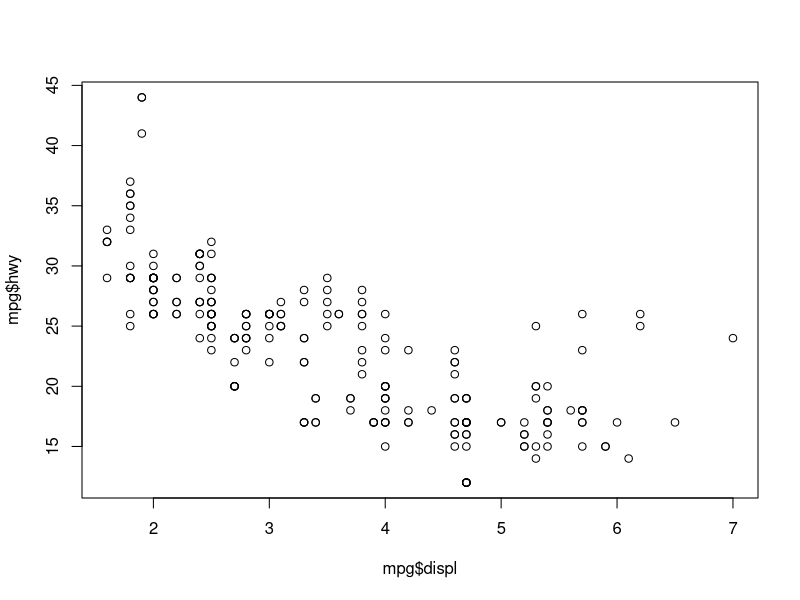
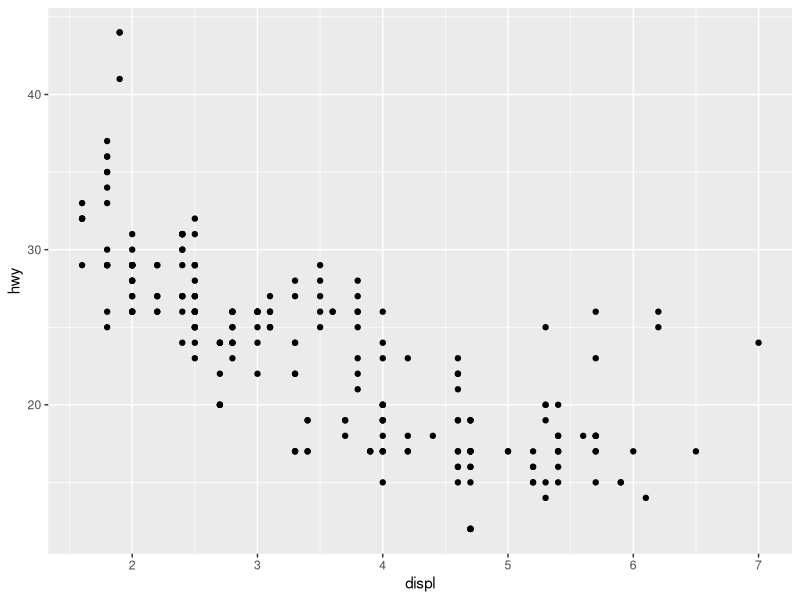
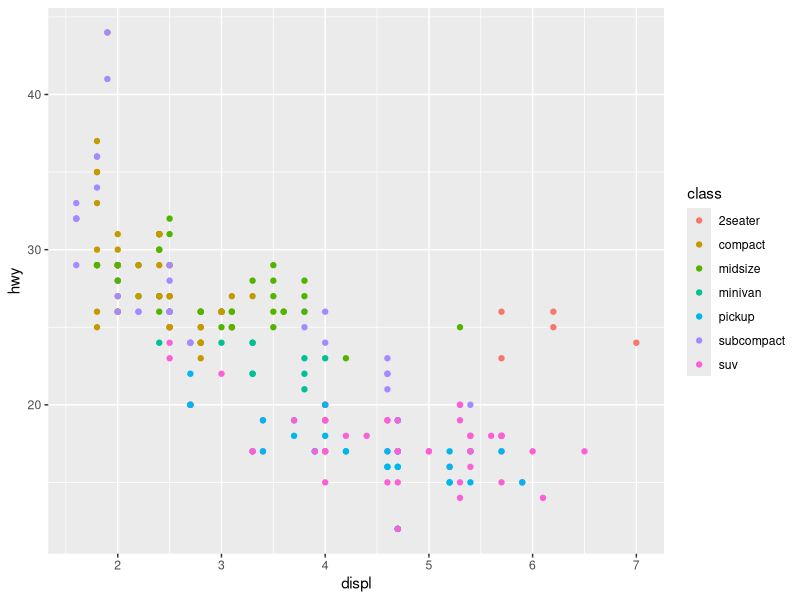
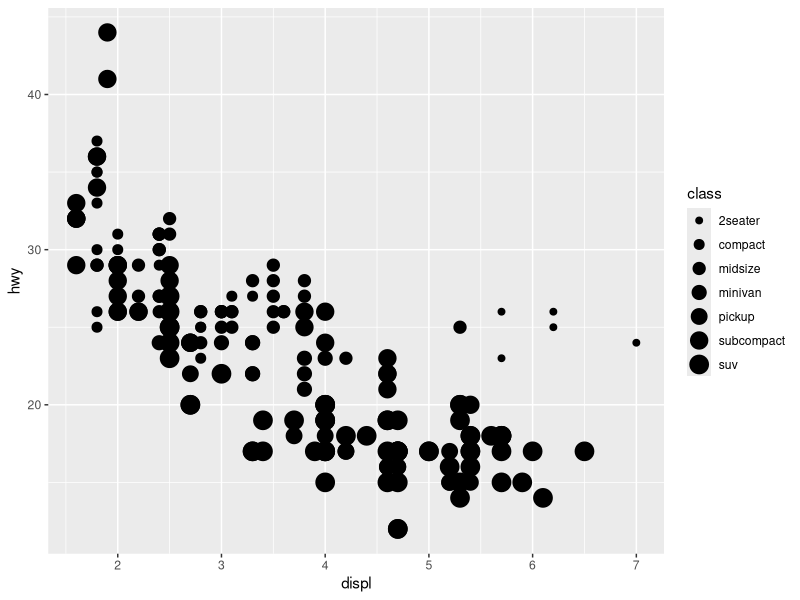
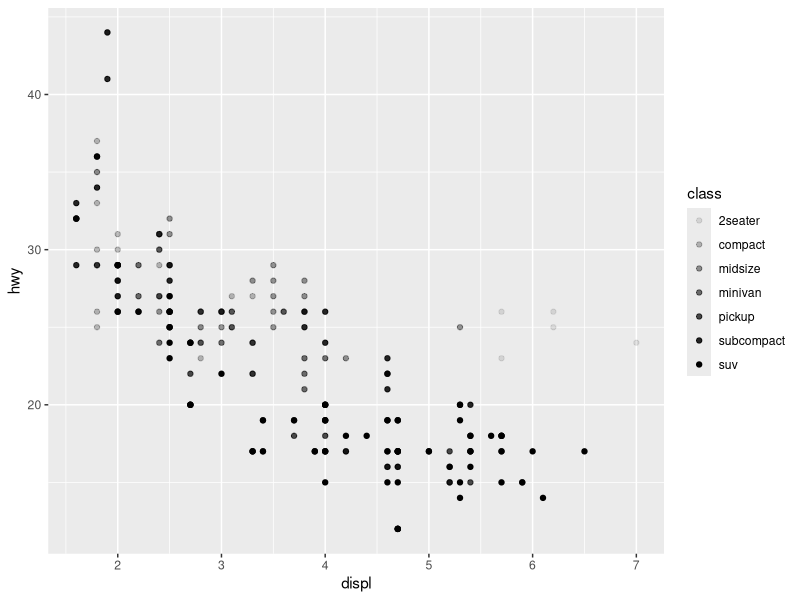
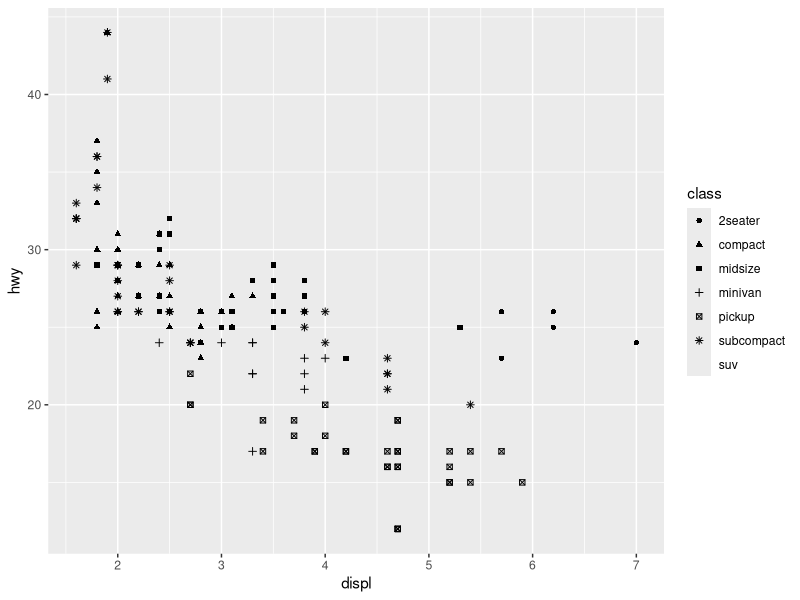
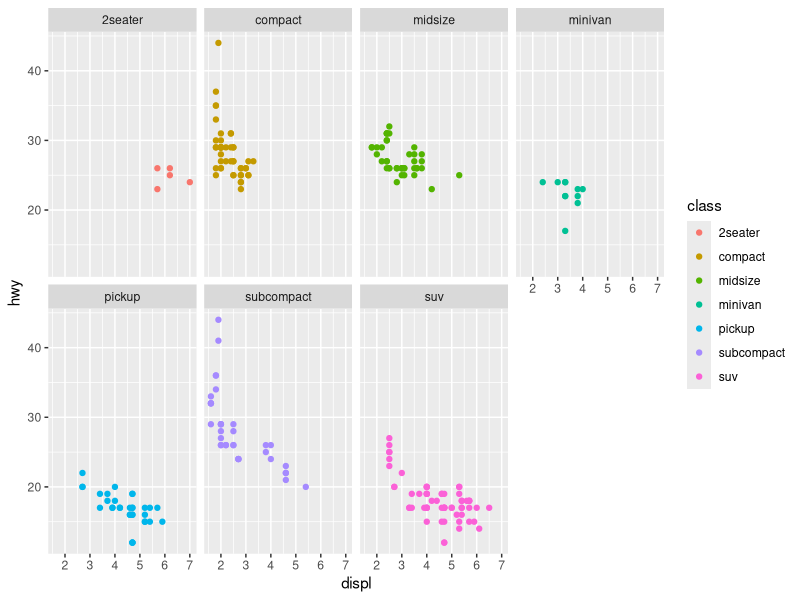
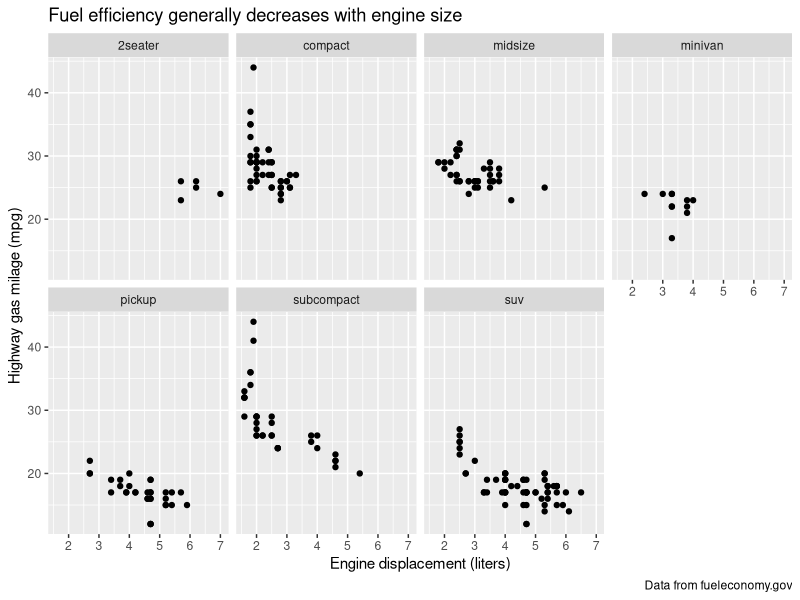

These charts were generated, in order, by the following R code: (Note: this script raises an error after producing the figures.)
## ---- chunk 1
knitr::opts_chunk$set(echo = TRUE)
## ---- chunk 2

library(magrittr)
library(tidyverse)
library(ggplot2)
data(mpg)

head(mpg)

plot(mpg$displ, mpg$hwy)


## ---- chunk 3
ggplot(data = mpg) + 
  geom_point(mapping = aes(x = displ, y = hwy))
## ---- chunk 4
ggplot(data = mpg) + 
  geom_point(mapping = aes(x = displ, y = hwy, color = class))
## ---- chunk 5
ggplot(data = mpg) + 
  geom_point(mapping = aes(x = displ, y = hwy, size = class))

## ---- chunk 6
ggplot(data = mpg) + 
  geom_point(mapping = aes(x = displ, y = hwy, alpha = class))
## ---- chunk 7
ggplot(data = mpg) + 
  geom_point(mapping = aes(x = displ, y = hwy, shape = class))
## ---- chunk 8
ggplot(data = mpg) + 
  geom_point(mapping = aes(x = displ, y = hwy, color = class)) +
  facet_wrap(~ class, nrow = 2) 
## ---- chunk 9
ggplot(data = mpg) + 
  geom_point(mapping = aes(x = displ, y = hwy)) +
  facet_wrap(~ class, nrow = 2) +
  labs(
    title = "Fuel efficiency generally decreases with engine size",
    caption = "Data from fueleconomy.gov",
    x="Engine displacement (liters)",
    y="Highway gas milage (mpg)"
  )
## ---- chunk 10
p1 = ggplot(data = mpg) + 
  geom_point(mapping = aes(x = displ, y = hwy))

## adding facet later 

p1 + facet_wrap( ~ class, nrow = 1)
p1 + facet_wrap(~ class, nrow = 2)
## ---- chunk 11
ggplot(data = mpg) + 
  geom_point(mapping = aes(x = displ, y = hwy), color = "blue") 
## ---- chunk 12
xtabs(~survived + passengerClass, data=titanic) %>% 
  prop.table(margin=2)
## ---- chunk 13
titanic %>% 
  group_by(sex) %>%
  summarize(total_count = n(), 
            mean_age = mean(age),
            surv_count = sum(survived == 'yes'), 
            surv_pct = surv_count/total_count
            )
## ---- chunk 14
titanic %>% 
  group_by(sex) %>%
  summarize (mean_age = mean(age), 
             surv_pct = sum(survived == 'yes')/n())
## ---- chunk 15
titanic %>% 
  filter(sex == 'female') %>% 
  group_by(passengerClass) %>%
  summarize(total_count = n(), 
            surv_pct = sum(survived == 'yes')/n())
## ---- chunk 16
titanic %>% 
  filter(age < 18) %>% 
  group_by(passengerClass) %>%
  summarize(total_count = n(),
            surv_pct = sum(survived == 'yes')/n())
## ---- chunk 17
titanic = titanic %>% 
  mutate(adult = ifelse(age > 18, '18+', 'under 18')) 
head(titanic)
## ---- chunk 18
titanic %>% 
  group_by(sex, adult, passengerClass) %>% 
  summarize(surv_pct = sum(survived == 'yes')/n())

## ---- chunk 19
d1 = titanic %>% 
  group_by(sex) %>% 
  summarize(surv_pct = sum(survived == 'yes')/n())
d1
## ---- chunk 20
ggplot(data = d1) +
  geom_col(mapping = aes(x=sex, y=surv_pct))

  
## ---- chunk 21
d2 = titanic %>%
  group_by(sex, adult) %>%
  summarize(surv_pct = sum(survived == 'yes')/n())
d2
  
## ---- chunk 22
ggplot(data = d2) +
  geom_col(mapping = aes(x=adult, y=surv_pct, fill=sex), 
           position = 'dodge')
## ---- chunk 23
d3 = titanic %>% 
  group_by(sex, passengerClass, adult) %>%
  summarize(surv_pct = sum(survived == 'yes')/n())

ggplot(data = d3) + 
  geom_col(mapping = aes(x=adult, y=surv_pct, fill=sex),
           position = 'dodge') +
  facet_wrap(~passengerClass)
## ---- chunk 24
d3 = titanic %>% 
  group_by(sex, passengerClass, adult) %>%
  summarize(surv_pct = sum(survived == 'yes')/n())

ggplot(data = d3) + 
  geom_col(mapping = aes(x=adult, y=surv_pct, fill=sex),
           position = 'dodge') +
  facet_wrap(~passengerClass) +
  labs(title = "Survival on the Titanic",
       y = "Fraction Surviving",
       x = "Age", 
       fill = "Sex")
## ---- chunk 25
ggplot(data = d3) + 
  geom_col(mapping = aes(x=sex, y=surv_pct, fill=passengerClass),
          position = 'dodge') +
  facet_wrap(~adult)
## ---- chunk 26
d4 = titanic %>% 
  group_by(sex, passengerClass) %>%
  summarize(mean_age = mean(age))
d4
## ---- chunk 27
ggplot(data = d4) +
  geom_col(mapping = aes(x=passengerClass, y=mean_age, fill=sex),
           position = 'dodge')
## ---- chunk 28
library(tidyverse)
library(ggplot2)

hist(us_counties$median_income2018)
## ---- chunk 29
ggplot(data = us_counties) + 
  geom_histogram(aes(x=median_income2018), binwidth = 2000)
## ---- chunk 30
ggplot(data=us_counties) + 
  geom_histogram(aes(x=median_income2018, after_stat(density)), binwidth = 2000) 
